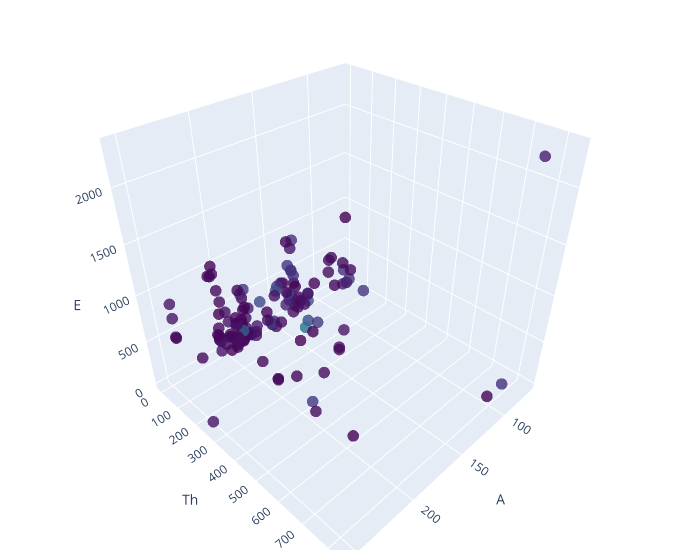

Notebook code cell kept with this figure:
### Code cell
# Read the CSV data
dfmsec = pd.read_csv('IsomerDatasheet4milisec.csv')

fig = go.Figure(data=go.Scatter3d(
    x=dfmsec['A'], 
    y=dfmsec['Th'], 
    z=dfmsec['E'],
    mode='markers',
    marker=dict(
        size=4,   # adjust the size of the scatter points
        color=df['E'],  # use the z values for color scale
        colorscale='Viridis',  # choose a colorscale
        opacity=0.8   # transparency of the points
    )))

fig.update_layout(scene=dict(xaxis_title='A',
                             yaxis_title='Th',
                             zaxis_title='E'),
                  width=700,
                  margin=dict(r=20, b=10, l=10, t=10))

fig.show()

### Figure 1 — Plotly figure (JSON) as saved in the notebook; plotly's stock layout.template omitted (floating-point values rounded to 4 significant figures; data arrays with more than 128 entries replaced by an {"elided": "..."} marker saying what was removed)
{"data": [{"marker": {"color": {"elided": "2825 float values"}, "colorscale": [[0, "#440154"], [0.1111, "#482878"], [0.2222, "#3e4989"], [0.3333, "#31688e"], [0.4444, "#26828e"], [0.5556, "#1f9e89"], [0.6667, "#35b779"], [0.7778, "#6ece58"], [0.8889, "#b5de2b"], [1, "#fde725"]], "opacity": 0.8, "size": 4}, "mode": "markers", "type": "scatter3d", "x": {"elided": "133 int values"}, "y": {"elided": "133 float values"}, "z": {"elided": "133 float values"}}], "layout": {"margin": {"b": 10, "l": 10, "r": 20, "t": 10}, "scene": {"xaxis": {"title": {"text": "A"}}, "yaxis": {"title": {"text": "Th"}}, "zaxis": {"title": {"text": "E"}}}, "width": 700}}
